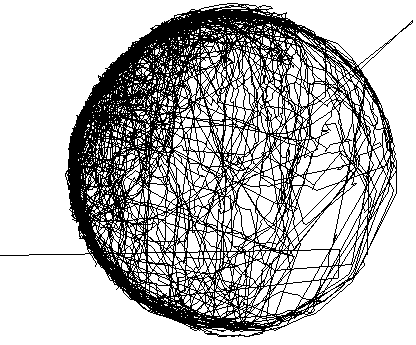
#> input picture 150703.png, 416 x 345 px, given in place of teste.mp4, which was not available
$ python inRange.py
#> lines starting #> are read from the running program, lines starting #| are printed output that depends on the picture; after the words box and inside, x2 and y2 are one past the last pixel; in counts of white or black regions, pixels touching at a corner belong together
import cv2
import numpy as np
import math
from PIL import Image
import time

# [104 lines left out: functions crescimento_regiao, passaAlta, binaria, niveis_de_cinza, click, soma_img and 2 more, not called in this run]
siz= [380,200]
video = "teste.mp4"
cap = cv2.VideoCapture(video)
im_name = "download (1).jpg"
while True:
    ret,img = cap.read()
#> img is the input picture: shape (345, 416, 3); 72.8% white; 1 black region, box (x1, y1, x2, y2) and area: (0, 3, 413, 337) 38981
    img = img[int(img.shape[0]*0.02):int(img.shape[0]*1),int(img.shape[1]*0.2):int(img.shape[1]*0.85)]
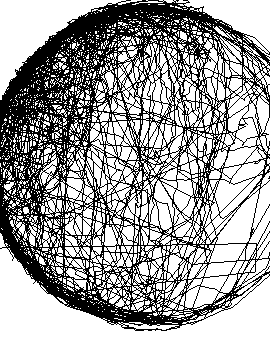
#> img: shape (339, 270, 3); 61.8% white; 2 black regions (1 under 20 px), largest, box (x1, y1, x2, y2) and area: (0, 0, 270, 331) 34992
    cv2.namedWindow("image")
    cv2.setMouseCallback("image", click)
    while True:
        cv2.imshow("image", img)
        key = cv2.waitKey(1) & 0xFF
#> (key Esc is pressed here)
        if key == ord("c"):
            cv2.destroyWindow('image')
            break
    break
cv2.imwrite("p.png",img)
im =Image.open('p.png')
im = niveis_de_cinza(im)
im = passaAlta(im)
im.save("teste.png")
reg = crescimento_regiao(point,im,13)
color = img[point[0],point[1]]
max_blue = color[1]
min_blue = color[1]
max_green = color[2]
min_green = color[2]
max_red = color[0]
min_red = color[0]
min_x = point[0]
max_x=point[0]
min_y=point[1]
max_y=point[1]
for i in reg:
    #im.putpixel((i[1],i[0]),255)
    color = img[i[0],i[1]]
    img[i[0],i[1]] = (0,255,0)
    if max_blue < color[1]:
        max_blue = color[1]
    elif min_blue > color[1]:
        min_blue = color[1]
    if max_green < color[2]:
        max_green = color[2]
    elif min_green > color[2]:
        min_green = color[2]
    if max_red < color[0]:
        max_red = color[0]
    elif min_red > color[0]:
        min_red = color[0]
    if i[0]> max_x:
        max_x = i[0]
    elif i[0]< min_x:
        min_x = i[0]
    if i[1]> max_y:
        max_y = i[1]
    elif i[1]< min_y:
        min_y = i[1]


t_x = max_x-min_x
t_y = max_y-min_y
t_x*=2
t_y*=2
print(t_x, t_y)
im.save("reg.png")
val = 20
im = binaria(im,reg,max_red,max_green,max_blue,val)
im.save('bg.png')
print(int(max_blue),int(max_green),int(max_red))
print(int(min_blue),int(min_green),int(min_red))

kernel = np.ones((5 , 5), np.uint8)
cap = cv2.VideoCapture(video)
im_points = np.ones((img.shape[0], img.shape[1], 3)) * 255

ant = img[point[0],point[1]]
d=0
cont = 0

while (True):
    ret, frame = cap.read()
    frame = frame[int(frame.shape[0]*0.02):int(frame.shape[0]*1),int(frame.shape[1]*0.2):int(frame.shape[1]*0.85)]
    frame =soma_img(im,frame)
    #print(val)
    #val+=1
    rangomax = np.array([int(max_blue)+val,int(max_green)+val,int(max_red)+val])
    rangomin = np.array([int(min_blue)-val,int(min_green)-val,int(min_red)-val])
    mask = cv2.inRange(frame,rangomin,rangomax)
    # reduce the noise
    opening = cv2.morphologyEx(mask, cv2.MORPH_OPEN, kernel)

    x, y, w, h = cv2.boundingRect(opening)
    if x!=0 or y!=0:
        if w < t_x and h<t_y:
            if cont>0:
                cv2.line(im_points,(ant[0],ant[1]),(x+w//2, y + h//2),0)
            cv2.rectangle(frame, (x, y), (x+w, y+h), (0, 255, 0), 3)
            cv2.imwrite("pontos.png",im_points)
            cv2.imshow('camera', frame)
            d += math.sqrt((ant[0]-x+w//2)**2+(ant[1]-y+h//2)**2)
            ant = (x+w//2, y+h//2)

    cv2.imshow('camera', frame)
    frame_ant = frame
    frame_ant_ant=frame_ant
    cont+=1
    k = cv2.waitKey(1) & 0xFF
    print("Distancia: ",d)
    if k == 27:
        break

$ run again, on 74022.png
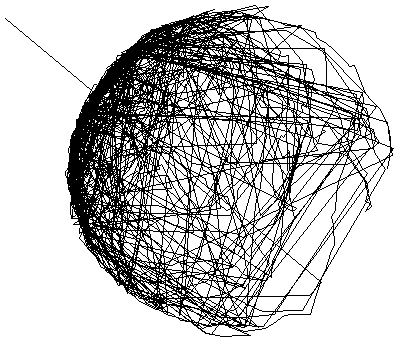
#> input picture 74022.png, 416 x 345 px, given in place of teste.mp4, which was not available
#> img is the input picture: shape (345, 416, 3); 76.7% white; 1 black region, box (x1, y1, x2, y2) and area: (5, 5, 394, 337) 33449
#> `img = img[int(img.shape[0]*0.02):int(img.shape[0]*1),int(img.shape[1]*..`:
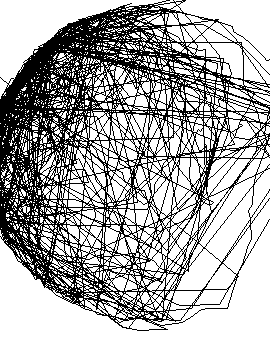
#> img: shape (339, 270, 3); 66.1% white; black in thin lines or dots
